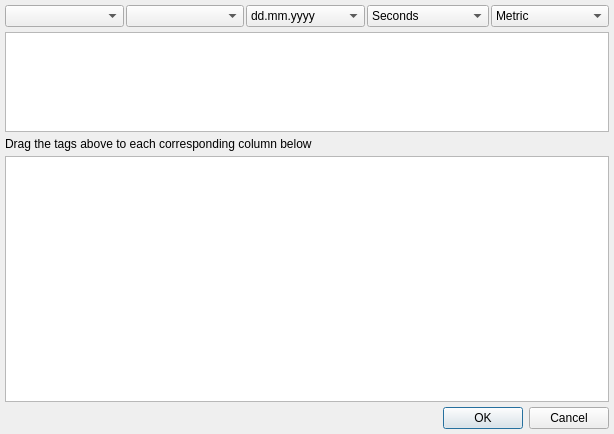
<?xml version="1.0" encoding="UTF-8"?>
<ui version="4.0">
 <class>DiveLogImportDialog</class>
 <widget class="QDialog" name="DiveLogImportDialog">
  <property name="geometry">
   <rect>
    <x>0</x>
    <y>0</y>
    <width>614</width>
    <height>434</height>
   </rect>
  </property>
  <property name="windowTitle">
   <string>Import dive log file</string>
  </property>
  <property name="windowIcon">
   <iconset>
    <normalon>:/subsurface-icon</normalon>
   </iconset>
  </property>
  <layout class="QVBoxLayout" name="verticalLayout">
   <property name="leftMargin">
    <number>5</number>
   </property>
   <property name="topMargin">
    <number>5</number>
   </property>
   <property name="rightMargin">
    <number>5</number>
   </property>
   <property name="bottomMargin">
    <number>5</number>
   </property>
   <item>
    <widget class="QWidget" name="horizontalWidget" native="true">
     <layout class="QHBoxLayout" name="horizontalLayout_3">
      <property name="spacing">
       <number>0</number>
      </property>
      <property name="leftMargin">
       <number>0</number>
      </property>
      <property name="topMargin">
       <number>0</number>
      </property>
      <property name="rightMargin">
       <number>0</number>
      </property>
      <property name="bottomMargin">
       <number>0</number>
      </property>
      <item>
       <widget class="QWidget" name="verticalWidget" native="true">
        <layout class="QVBoxLayout" name="verticalLayout_2">
         <property name="spacing">
          <number>5</number>
         </property>
         <property name="leftMargin">
          <number>0</number>
         </property>
         <property name="topMargin">
          <number>0</number>
         </property>
         <property name="rightMargin">
          <number>0</number>
         </property>
         <property name="bottomMargin">
          <number>0</number>
         </property>
         <item>
          <layout class="QHBoxLayout" name="horizontalLayout">
           <property name="spacing">
            <number>2</number>
           </property>
           <item>
            <widget class="QComboBox" name="knownImports">
             <property name="currentIndex">
              <number>-1</number>
             </property>
            </widget>
           </item>
           <item>
            <widget class="QComboBox" name="CSVSeparator"/>
           </item>
           <item>
            <widget class="QComboBox" name="DateFormat">
             <item>
              <property name="text">
               <string>dd.mm.yyyy</string>
              </property>
             </item>
             <item>
              <property name="text">
               <string>mm/dd/yyyy</string>
              </property>
             </item>
             <item>
              <property name="text">
               <string>yyyy-mm-dd</string>
              </property>
             </item>
            </widget>
           </item>
           <item>
            <widget class="QComboBox" name="DurationFormat">
             <item>
              <property name="text">
               <string>Seconds</string>
              </property>
             </item>
             <item>
              <property name="text">
               <string>Minutes</string>
              </property>
             </item>
             <item>
              <property name="text">
               <string>Minutes:seconds</string>
              </property>
             </item>
            </widget>
           </item>
           <item>
            <widget class="QComboBox" name="CSVUnits">
             <item>
              <property name="text">
               <string>Metric</string>
              </property>
             </item>
             <item>
              <property name="text">
               <string>Imperial</string>
              </property>
             </item>
            </widget>
           </item>
          </layout>
         </item>
         <item>
          <widget class="ColumnNameView" name="avaliableColumns">
           <property name="maximumSize">
            <size>
             <width>16777215</width>
             <height>100</height>
            </size>
           </property>
           <property name="viewMode">
            <enum>QListView::IconMode</enum>
           </property>
          </widget>
         </item>
         <item>
          <widget class="QLabel" name="dragInstructions">
           <property name="text">
            <string>Drag the tags above to each corresponding column below</string>
           </property>
          </widget>
         </item>
         <item>
          <widget class="ColumnDropCSVView" name="tableView">
           <property name="maximumSize">
            <size>
             <width>16777215</width>
             <height>16777215</height>
            </size>
           </property>
           <attribute name="horizontalHeaderVisible">
            <bool>false</bool>
           </attribute>
           <attribute name="horizontalHeaderHighlightSections">
            <bool>false</bool>
           </attribute>
           <attribute name="verticalHeaderVisible">
            <bool>false</bool>
           </attribute>
           <attribute name="verticalHeaderHighlightSections">
            <bool>false</bool>
           </attribute>
          </widget>
         </item>
         <item>
          <widget class="QDialogButtonBox" name="buttonBox">
           <property name="orientation">
            <enum>Qt::Horizontal</enum>
           </property>
           <property name="standardButtons">
            <set>QDialogButtonBox::Cancel|QDialogButtonBox::Ok</set>
           </property>
          </widget>
         </item>
        </layout>
       </widget>
      </item>
     </layout>
    </widget>
   </item>
  </layout>
 </widget>
 <customwidgets>
  <customwidget>
   <class>ColumnNameView</class>
   <extends>QListView</extends>
   <header>divelogimportdialog.h</header>
  </customwidget>
  <customwidget>
   <class>ColumnDropCSVView</class>
   <extends>QTableView</extends>
   <header>divelogimportdialog.h</header>
  </customwidget>
 </customwidgets>
 <tabstops>
  <tabstop>buttonBox</tabstop>
 </tabstops>
 <resources/>
 <connections>
  <connection>
   <sender>buttonBox</sender>
   <signal>accepted()</signal>
   <receiver>DiveLogImportDialog</receiver>
   <slot>accept()</slot>
   <hints>
    <hint type="sourcelabel">
     <x>334</x>
     <y>467</y>
    </hint>
    <hint type="destinationlabel">
     <x>215</x>
     <y>164</y>
    </hint>
   </hints>
  </connection>
  <connection>
   <sender>buttonBox</sender>
   <signal>rejected()</signal>
   <receiver>DiveLogImportDialog</receiver>
   <slot>reject()</slot>
   <hints>
    <hint type="sourcelabel">
     <x>334</x>
     <y>467</y>
    </hint>
    <hint type="destinationlabel">
     <x>215</x>
     <y>164</y>
    </hint>
   </hints>
  </connection>
 </connections>
</ui>
